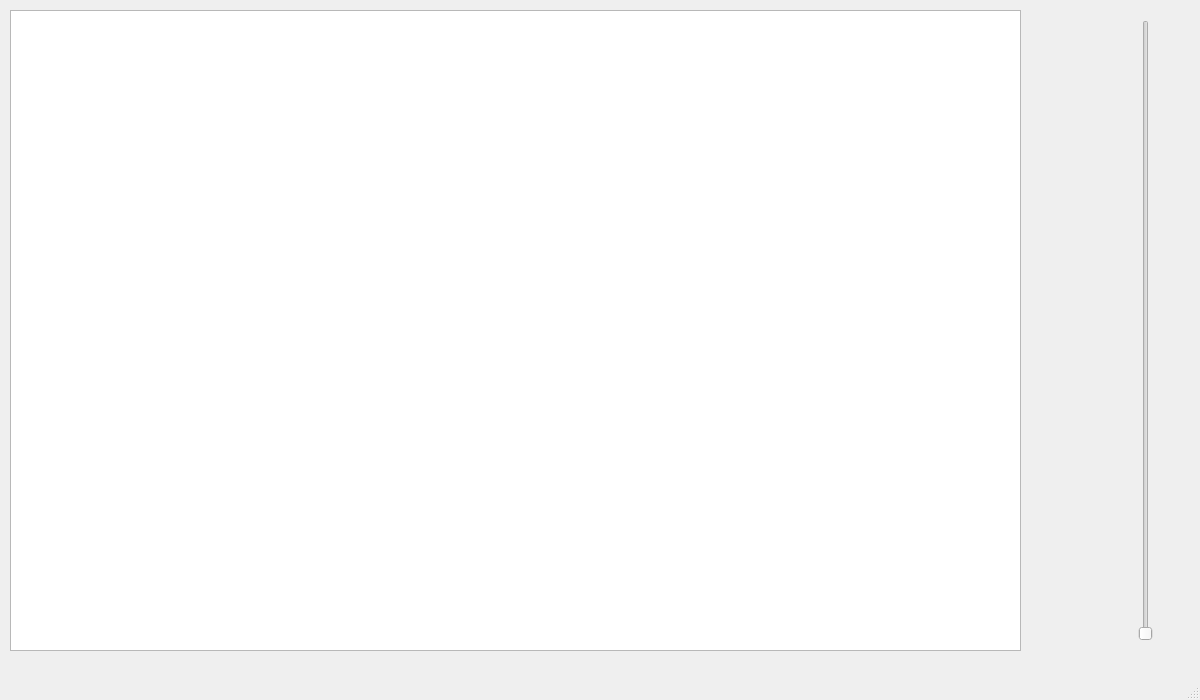
<?xml version="1.0" encoding="UTF-8"?>
<ui version="4.0">
 <class>MainWindow</class>
 <widget class="QMainWindow" name="MainWindow">
  <property name="geometry">
   <rect>
    <x>0</x>
    <y>0</y>
    <width>1200</width>
    <height>700</height>
   </rect>
  </property>
  <property name="windowTitle">
   <string>MainWindow</string>
  </property>
  <widget class="QWidget" name="centralwidget">
   <widget class="QGraphicsView" name="gV">
    <property name="geometry">
     <rect>
      <x>10</x>
      <y>10</y>
      <width>1011</width>
      <height>641</height>
     </rect>
    </property>
   </widget>
   <widget class="QSlider" name="verticalSlider">
    <property name="geometry">
     <rect>
      <x>1110</x>
      <y>20</y>
      <width>71</width>
      <height>621</height>
     </rect>
    </property>
    <property name="minimum">
     <number>1</number>
    </property>
    <property name="maximum">
     <number>6</number>
    </property>
    <property name="orientation">
     <enum>Qt::Vertical</enum>
    </property>
   </widget>
  </widget>
  <widget class="QMenuBar" name="menubar">
   <property name="geometry">
    <rect>
     <x>0</x>
     <y>0</y>
     <width>1200</width>
     <height>21</height>
    </rect>
   </property>
  </widget>
  <widget class="QStatusBar" name="statusbar"/>
 </widget>
 <resources/>
 <connections/>
</ui>
